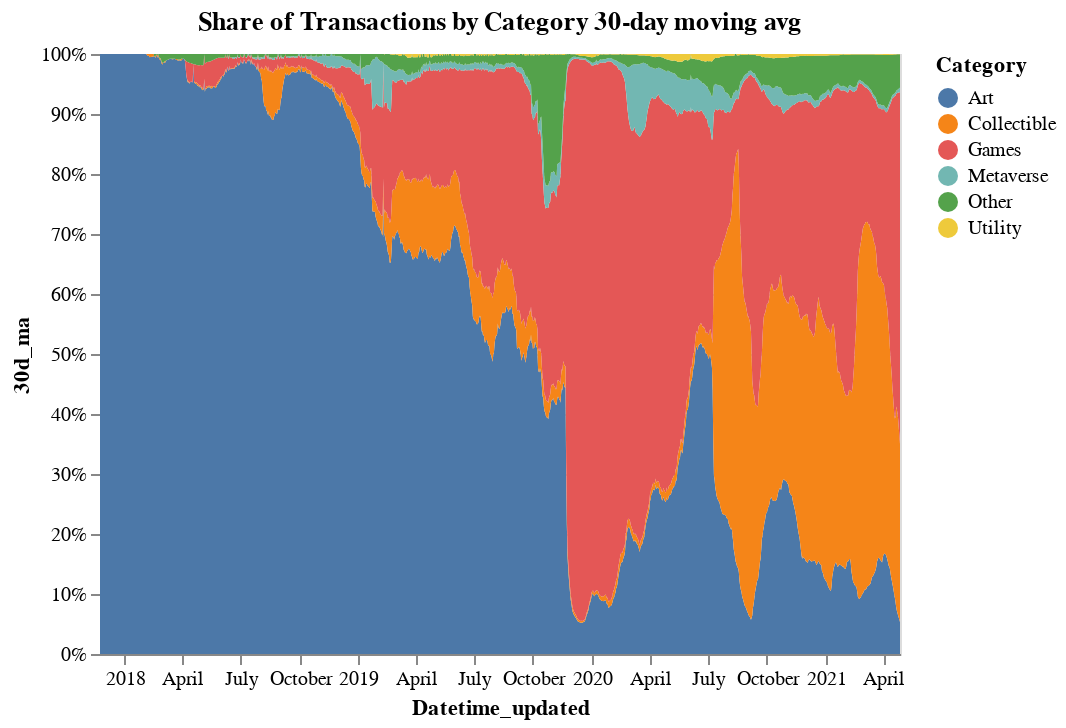

Notebook source saved alongside this figure:
### Code cell
source = df_dailyvoltrans

alt.Chart(source, title="Share of Transactions by Category 30-day moving avg").mark_area().encode(
    x="Datetime_updated:T",
    y=alt.Y("30d_ma:Q", stack="normalize"),
    color="Category:N",
    order=alt.Order('Category', sort='ascending')
)

### Figure 1 — Vega-Lite specification as saved in the notebook (floating-point values rounded to 4 significant figures; data arrays with more than 128 entries replaced by an {"elided": "..."} marker saying what was removed)
{"config": {"view": {"continuousWidth": 400, "continuousHeight": 300}}, "data": {"name": "data-4e4d39313dadb747335dca84c0789d24"}, "mark": "area", "encoding": {"color": {"field": "Category", "type": "nominal"}, "order": {"field": "Category", "sort": "ascending", "type": "nominal"}, "x": {"field": "Datetime_updated", "type": "temporal"}, "y": {"field": "30d_ma", "stack": "normalize", "type": "quantitative"}}, "title": "Share of Transactions by Category 30-day moving avg", "$schema": "https://vega.github.io/schema/vega-lite/v4.17.0.json", "datasets": {"data-4e4d39313dadb747335dca84c0789d24": {"elided": "6293 records"}}}
